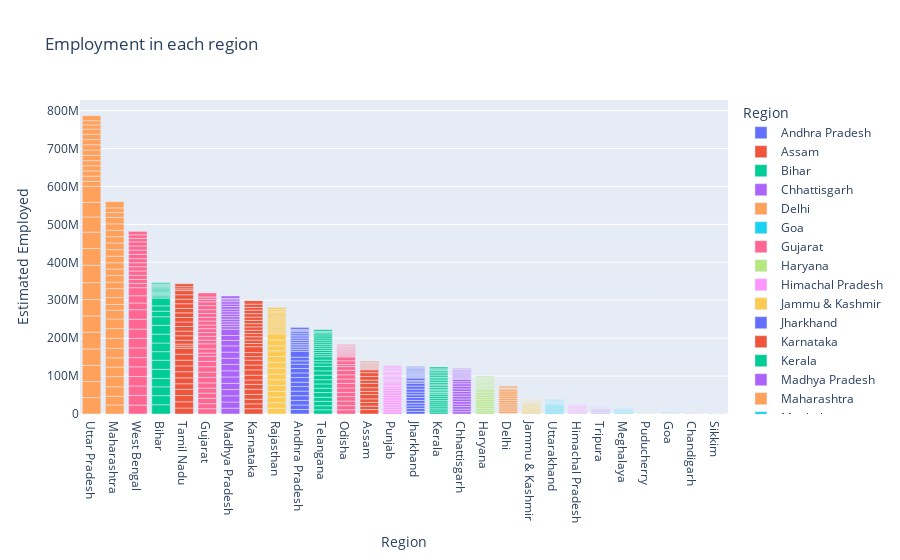

Notebook code for this chart:
### Code cell
fig=px.bar(df,x='Region',y=' Estimated Employed',color='Region',title='Employment in each region ')
fig.update_layout(xaxis = {'categoryorder':'total descending'})
fig.show()

### Figure 1 — Plotly figure (JSON) as saved in the notebook; plotly's stock layout.template omitted (floating-point values rounded to 4 significant figures)
{"data": [{"alignmentgroup": "True", "hovertemplate": "Region=%{x}<br> Estimated Employed=%{y}<extra></extra>", "legendgroup": "Andhra Pradesh", "marker": {"color": "#636efa", "pattern": {"shape": ""}}, "name": "Andhra Pradesh", "offsetgroup": "Andhra Pradesh", "orientation": "v", "showlegend": true, "textposition": "auto", "type": "bar", "x": ["Andhra Pradesh", "Andhra Pradesh", "Andhra Pradesh", "Andhra Pradesh", "Andhra Pradesh", "Andhra Pradesh", "Andhra Pradesh", "Andhra Pradesh", "Andhra Pradesh", "Andhra Pradesh", "Andhra Pradesh", "Andhra Pradesh", "Andhra Pradesh", "Andhra Pradesh", "Andhra Pradesh", "Andhra Pradesh", "Andhra Pradesh", "Andhra Pradesh", "Andhra Pradesh", "Andhra Pradesh", "Andhra Pradesh", "Andhra Pradesh", "Andhra Pradesh", "Andhra Pradesh", "Andhra Pradesh", "Andhra Pradesh", "Andhra Pradesh", "Andhra Pradesh"], "xaxis": "x", "y": [11999139, 11755881, 12086707, 12285693, 12256762, 12017412, 11397681, 12528395, 12016676, 11723617, 11359660, 8792827, 9526902, 15572975, 4788661, 4824630, 4657443, 4743179, 4733996, 4774377, 4668772, 4913963, 4618860, 4822035, 4521537, 2544084, 3428356, 4954389], "yaxis": "y"}, {"alignmentgroup": "True", "hovertemplate": "Region=%{x}<br> Estimated Employed=%{y}<extra></extra>", "legendgroup": "Assam", "marker": {"color": "#EF553B", "pattern": {"shape": ""}}, "name": "Assam", "offsetgroup": "Assam", "orientation": "v", "showlegend": true, "textposition": "auto", "type": "bar", "x": ["Assam", "Assam", "Assam", "Assam", "Assam", "Assam", "Assam", "Assam", "Assam", "Assam", "Assam", "Assam", "Assam", "Assam", "Assam", "Assam", "Assam", "Assam", "Assam", "Assam", "Assam", "Assam", "Assam", "Assam", "Assam", "Assam"], "xaxis": "x", "y": [11749334, 8923222, 9911534, 9292039, 11468349, 8395906, 9625362, 11420996, 8462814, 9878742, 9926176, 7544937, 1671707, 1647342, 1739838, 1595582, 1576480, 1595176, 1708045, 1722303, 1630908, 1625454, 1664145, 1454956, 1441722, 1551007], "yaxis": "y"}, {"alignmentgroup": "True", "hovertemplate": "Region=%{x}<br> Estimated Employed=%{y}<extra></extra>", "legendgroup": "Bihar", "marker": {"color": "#00cc96", "pattern": {"shape": ""}}, "name": "Bihar", "offsetgroup": "Bihar", "orientation": "v", "showlegend": true, "textposition": "auto", "type": "bar", "x": ["Bihar", "Bihar", "Bihar", "Bihar", "Bihar", "Bihar", "Bihar", "Bihar", "Bihar", "Bihar", "Bihar", "Bihar", "Bihar", "Bihar", "Bihar", "Bihar", "Bihar", "Bihar", "Bihar", "Bihar", "Bihar", "Bihar", "Bihar", "Bihar", "Bihar", "Bihar", "Bihar", "Bihar"], "xaxis": "x", "y": [24322330, 24097712, 23248875, 22260203, 23905700, 24053140, 22445989, 22914530, 23409006, 23168192, 22667882, 14645275, 14050319, 20622566, 3029344, 3248864, 3059744, 2994763, 2992082, 3173429, 3081077, 2977857, 2988665, 3113464, 3049637, 1400962, 2207026, 3124663], "yaxis": "y"}, {"alignmentgroup": "True", "hovertemplate": "Region=%{x}<br> Estimated Employed=%{y}<extra></extra>", "legendgroup": "Chhattisgarh", "marker": {"color": "#ab63fa", "pattern": {"shape": ""}}, "name": "Chhattisgarh", "offsetgroup": "Chhattisgarh", "orientation": "v", "showlegend": true, "textposition": "auto", "type": "bar", "x": ["Chhattisgarh", "Chhattisgarh", "Chhattisgarh", "Chhattisgarh", "Chhattisgarh", "Chhattisgarh", "Chhattisgarh", "Chhattisgarh", "Chhattisgarh", "Chhattisgarh", "Chhattisgarh", "Chhattisgarh", "Chhattisgarh", "Chhattisgarh", "Chhattisgarh", "Chhattisgarh", "Chhattisgarh", "Chhattisgarh", "Chhattisgarh", "Chhattisgarh", "Chhattisgarh", "Chhattisgarh", "Chhattisgarh", "Chhattisgarh", "Chhattisgarh", "Chhattisgarh", "Chhattisgarh", "Chhattisgarh"], "xaxis": "x", "y": [6259019, 6608626, 6753622, 6607694, 6490776, 7043840, 6942931, 6569385, 6236201, 6847173, 6894808, 6534321, 5454091, 5781095, 2223129, 2192020, 2285436, 2392400, 2311507, 2297096, 2341284, 2415436, 2315972, 2347941, 2407509, 1066126, 1276291, 1602231], "yaxis": "y"}, {"alignmentgroup": "True", "hovertemplate": "Region=%{x}<br> Estimated Employed=%{y}<extra></extra>", "legendgroup": "Delhi", "marker": {"color": "#FFA15A", "pattern": {"shape": ""}}, "name": "Delhi", "offsetgroup": "Delhi", "orientation": "v", "showlegend": true, "textposition": "auto", "type": "bar", "x": ["Delhi", "Delhi", "Delhi", "Delhi", "Delhi", "Delhi", "Delhi", "Delhi", "Delhi", "Delhi", "Delhi", "Delhi", "Delhi", "Delhi", "Delhi", "Delhi", "Delhi", "Delhi", "Delhi", "Delhi", "Delhi", "Delhi", "Delhi", "Delhi", "Delhi", "Delhi", "Delhi", "Delhi"], "xaxis": "x", "y": [169487, 149076, 166605, 135407, 166056, 149511, 178768, 145671, 157791, 147500, 152413, 115487, 129610, 112108, 5756475, 5550172, 5393091, 5552510, 5642253, 6030363, 5439600, 5718337, 5647493, 5708807, 5401392, 3003787, 2343783, 4306807], "yaxis": "y"}, {"alignmentgroup": "True", "hovertemplate": "Region=%{x}<br> Estimated Employed=%{y}<extra></extra>", "legendgroup": "Goa", "marker": {"color": "#19d3f3", "pattern": {"shape": ""}}, "name": "Goa", "offsetgroup": "Goa", "orientation": "v", "showlegend": true, "textposition": "auto", "type": "bar", "x": ["Goa", "Goa", "Goa", "Goa", "Goa", "Goa", "Goa", "Goa", "Goa", "Goa", "Goa", "Goa", "Goa", "Goa", "Goa", "Goa", "Goa", "Goa", "Goa", "Goa", "Goa", "Goa", "Goa", "Goa"], "xaxis": "x", "y": [179340, 170471, 167437, 183603, 163215, 177440, 159489, 177155, 158936, 171672, 181657, 128538, 264855, 304015, 280367, 243277, 309643, 290264, 271612, 288154, 257814, 306396, 277093, 318957], "yaxis": "y"}, {"alignmentgroup": "True", "hovertemplate": "Region=%{x}<br> Estimated Employed=%{y}<extra></extra>", "legendgroup": "Gujarat", "marker": {"color": "#FF6692", "pattern": {"shape": ""}}, "name": "Gujarat", "offsetgroup": "Gujarat", "orientation": "v", "showlegend": true, "textposition": "auto", "type": "bar", "x": ["Gujarat", "Gujarat", "Gujarat", "Gujarat", "Gujarat", "Gujarat", "Gujarat", "Gujarat", "Gujarat", "Gujarat", "Gujarat", "Gujarat", "Gujarat", "Gujarat", "Gujarat", "Gujarat", "Gujarat", "Gujarat", "Gujarat", "Gujarat", "Gujarat", "Gujarat", "Gujarat", "Gujarat", "Gujarat", "Gujarat", "Gujarat", "Gujarat"], "xaxis": "x", "y": [13954728, 13199281, 14327083, 13507342, 13280783, 13828512, 14487815, 13877825, 14301844, 13973042, 13483615, 8587594, 11121124, 13243922, 9686558, 10144965, 9828023, 10228154, 9609939, 10474217, 9896129, 10172812, 9824501, 10784753, 10083026, 6701284, 6072776, 10574711], "yaxis": "y"}, {"alignmentgroup": "True", "hovertemplate": "Region=%{x}<br> Estimated Employed=%{y}<extra></extra>", "legendgroup": "Haryana", "marker": {"color": "#B6E880", "pattern": {"shape": ""}}, "name": "Haryana", "offsetgroup": "Haryana", "orientation": "v", "showlegend": true, "textposition": "auto", "type": "bar", "x": ["Haryana", "Haryana", "Haryana", "Haryana", "Haryana", "Haryana", "Haryana", "Haryana", "Haryana", "Haryana", "Haryana", "Haryana", "Haryana", "Haryana", "Haryana", "Haryana", "Haryana", "Haryana", "Haryana", "Haryana", "Haryana", "Haryana", "Haryana", "Haryana", "Haryana", "Haryana", "Haryana", "Haryana"], "xaxis": "x", "y": [5249186, 4745178, 4826560, 4558306, 5127956, 4798833, 4875763, 4603484, 5062293, 4570108, 4366148, 4041050, 3914193, 4357835, 2693596, 2845190, 2405973, 2523005, 2675862, 2821456, 2404239, 2548835, 2630938, 2752834, 2275407, 1606580, 2013083, 2304138], "yaxis": "y"}, {"alignmentgroup": "True", "hovertemplate": "Region=%{x}<br> Estimated Employed=%{y}<extra></extra>", "legendgroup": "Himachal Pradesh", "marker": {"color": "#FF97FF", "pattern": {"shape": ""}}, "name": "Himachal Pradesh", "offsetgroup": "Himachal Pradesh", "orientation": "v", "showlegend": true, "textposition": "auto", "type": "bar", "x": ["Himachal Pradesh", "Himachal Pradesh", "Himachal Pradesh", "Himachal Pradesh", "Himachal Pradesh", "Himachal Pradesh", "Himachal Pradesh", "Himachal Pradesh", "Himachal Pradesh", "Himachal Pradesh", "Himachal Pradesh", "Himachal Pradesh", "Himachal Pradesh", "Himachal Pradesh", "Himachal Pradesh", "Himachal Pradesh", "Himachal Pradesh", "Himachal Pradesh", "Himachal Pradesh", "Himachal Pradesh", "Himachal Pradesh", "Himachal Pradesh", "Himachal Pradesh", "Himachal Pradesh", "Himachal Pradesh", "Himachal Pradesh", "Himachal Pradesh", "Himachal Pradesh"], "xaxis": "x", "y": [2045760, 1957081, 1916824, 1969248, 2039804, 1946957, 2024409, 1922821, 2041035, 1952464, 1800426, 984171, 1732050, 2230075, 245668, 237576, 235894, 236315, 247210, 232322, 233029, 241366, 246596, 227804, 221432, 146957, 134868, 224902], "yaxis": "y"}, {"alignmentgroup": "True", "hovertemplate": "Region=%{x}<br> Estimated Employed=%{y}<extra></extra>", "legendgroup": "Jammu & Kashmir", "marker": {"color": "#FECB52", "pattern": {"shape": ""}}, "name": "Jammu & Kashmir", "offsetgroup": "Jammu & Kashmir", "orientation": "v", "showlegend": true, "textposition": "auto", "type": "bar", "x": ["Jammu & Kashmir", "Jammu & Kashmir", "Jammu & Kashmir", "Jammu & Kashmir", "Jammu & Kashmir", "Jammu & Kashmir", "Jammu & Kashmir", "Jammu & Kashmir", "Jammu & Kashmir", "Jammu & Kashmir", "Jammu & Kashmir", "Jammu & Kashmir", "Jammu & Kashmir", "Jammu & Kashmir", "Jammu & Kashmir", "Jammu & Kashmir", "Jammu & Kashmir", "Jammu & Kashmir", "Jammu & Kashmir", "Jammu & Kashmir", "Jammu & Kashmir"], "xaxis": "x", "y": [2495186, 2423742, 2549316, 2778624, 2477621, 2415724, 2373488, 2163397, 2361004, 2716966, 2049617, 1130139, 1139815, 1183770, 1029087, 1226793, 1209085, 1079537, 1060116, 998103, 937435], "yaxis": "y"}, {"alignmentgroup": "True", "hovertemplate": "Region=%{x}<br> Estimated Employed=%{y}<extra></extra>", "legendgroup": "Jharkhand", "marker": {"color": "#636efa", "pattern": {"shape": ""}}, "name": "Jharkhand", "offsetgroup": "Jharkhand", "orientation": "v", "showlegend": true, "textposition": "auto", "type": "bar", "x": ["Jharkhand", "Jharkhand", "Jharkhand", "Jharkhand", "Jharkhand", "Jharkhand", "Jharkhand", "Jharkhand", "Jharkhand", "Jharkhand", "Jharkhand", "Jharkhand", "Jharkhand", "Jharkhand", "Jharkhand", "Jharkhand", "Jharkhand", "Jharkhand", "Jharkhand", "Jharkhand", "Jharkhand", "Jharkhand", "Jharkhand", "Jharkhand", "Jharkhand", "Jharkhand", "Jharkhand", "Jharkhand"], "xaxis": "x", "y": [7035766, 7319782, 6958404, 7015356, 7500122, 7761243, 7279628, 6873437, 7868736, 7932402, 7157454, 4280434, 3315038, 6375114, 2404033, 2326911, 2434579, 2335406, 2357627, 2460196, 2424281, 2290170, 2329293, 2493023, 2480661, 1054829, 830347, 2244460], "yaxis": "y"}, {"alignmentgroup": "True", "hovertemplate": "Region=%{x}<br> Estimated Employed=%{y}<extra></extra>", "legendgroup": "Karnataka", "marker": {"color": "#EF553B", "pattern": {"shape": ""}}, "name": "Karnataka", "offsetgroup": "Karnataka", "orientation": "v", "showlegend": true, "textposition": "auto", "type": "bar", "x": ["Karnataka", "Karnataka", "Karnataka", "Karnataka", "Karnataka", "Karnataka", "Karnataka", "Karnataka", "Karnataka", "Karnataka", "Karnataka", "Karnataka", "Karnataka", "Karnataka", "Karnataka", "Karnataka", "Karnataka", "Karnataka", "Karnataka", "Karnataka", "Karnataka", "Karnataka", "Karnataka", "Karnataka", "Karnataka", "Karnataka", "Karnataka", "Karnataka"], "xaxis": "x", "y": [13911440, 12888490, 12169808, 12686470, 13741892, 12803527, 11537217, 12756132, 13938874, 12753657, 12853818, 9330400, 10626328, 15396213, 8638239, 8862498, 8738029, 8614340, 8647794, 8799249, 8613835, 8592376, 8749154, 8924061, 9225835, 7387995, 8669258, 8822411], "yaxis": "y"}, {"alignmentgroup": "True", "hovertemplate": "Region=%{x}<br> Estimated Employed=%{y}<extra></extra>", "legendgroup": "Kerala", "marker": {"color": "#00cc96", "pattern": {"shape": ""}}, "name": "Kerala", "offsetgroup": "Kerala", "orientation": "v", "showlegend": true, "textposition": "auto", "type": "bar", "x": ["Kerala", "Kerala", "Kerala", "Kerala", "Kerala", "Kerala", "Kerala", "Kerala", "Kerala", "Kerala", "Kerala", "Kerala", "Kerala", "Kerala", "Kerala", "Kerala", "Kerala", "Kerala", "Kerala", "Kerala", "Kerala", "Kerala", "Kerala", "Kerala", "Kerala", "Kerala", "Kerala", "Kerala"], "xaxis": "x", "y": [5184355, 5605627, 4855393, 5233449, 5400499, 5328825, 4557906, 5065804, 5307026, 5203579, 4141953, 1754170, 3799919, 3952088, 4605913, 4678374, 4105211, 4448650, 4640642, 4644510, 4062767, 4440283, 4597507, 4624444, 4079775, 2179106, 2826118, 4601293], "yaxis": "y"}, {"alignmentgroup": "True", "hovertemplate": "Region=%{x}<br> Estimated Employed=%{y}<extra></extra>", "legendgroup": "Madhya Pradesh", "marker": {"color": "#ab63fa", "pattern": {"shape": ""}}, "name": "Madhya Pradesh", "offsetgroup": "Madhya Pradesh", "orientation": "v", "showlegend": true, "textposition": "auto", "type": "bar", "x": ["Madhya Pradesh", "Madhya Pradesh", "Madhya Pradesh", "Madhya Pradesh", "Madhya Pradesh", "Madhya Pradesh", "Madhya Pradesh", "Madhya Pradesh", "Madhya Pradesh", "Madhya Pradesh", "Madhya Pradesh", "Madhya Pradesh", "Madhya Pradesh", "Madhya Pradesh", "Madhya Pradesh", "Madhya Pradesh", "Madhya Pradesh", "Madhya Pradesh", "Madhya Pradesh", "Madhya Pradesh", "Madhya Pradesh", "Madhya Pradesh", "Madhya Pradesh", "Madhya Pradesh", "Madhya Pradesh", "Madhya Pradesh", "Madhya Pradesh", "Madhya Pradesh"], "xaxis": "x", "y": [15349838, 16294794, 16274707, 16559137, 16159315, 17060638, 16306428, 16854647, 16183702, 16178044, 16480441, 14238959, 13099601, 16748971, 6692720, 6509340, 6266446, 6809834, 6655967, 6603715, 6459457, 6787403, 6834930, 6533435, 6386723, 4802873, 3879934, 6221562], "yaxis": "y"}, {"alignmentgroup": "True", "hovertemplate": "Region=%{x}<br> Estimated Employed=%{y}<extra></extra>", "legendgroup": "Maharashtra", "marker": {"color": "#FFA15A", "pattern": {"shape": ""}}, "name": "Maharashtra", "offsetgroup": "Maharashtra", "orientation": "v", "showlegend": true, "textposition": "auto", "type": "bar", "x": ["Maharashtra", "Maharashtra", "Maharashtra", "Maharashtra", "Maharashtra", "Maharashtra", "Maharashtra", "Maharashtra", "Maharashtra", "Maharashtra", "Maharashtra", "Maharashtra", "Maharashtra", "Maharashtra", "Maharashtra", "Maharashtra", "Maharashtra", "Maharashtra", "Maharashtra", "Maharashtra", "Maharashtra", "Maharashtra", "Maharashtra", "Maharashtra", "Maharashtra", "Maharashtra", "Maharashtra", "Maharashtra"], "xaxis": "x", "y": [23896858, 23056511, 24843750, 26835389, 25219281, 24330249, 24881383, 26357625, 25881398, 25293535, 23130976, 15014802, 18423447, 23601016, 16962574, 17375053, 17215677, 16602767, 17396398, 17221991, 17486683, 16581144, 16715470, 17122782, 17065830, 12674451, 12365754, 16172690], "yaxis": "y"}, {"alignmentgroup": "True", "hovertemplate": "Region=%{x}<br> Estimated Employed=%{y}<extra></extra>", "legendgroup": "Meghalaya", "marker": {"color": "#19d3f3", "pattern": {"shape": ""}}, "name": "Meghalaya", "offsetgroup": "Meghalaya", "orientation": "v", "showlegend": true, "textposition": "auto", "type": "bar", "x": ["Meghalaya", "Meghalaya", "Meghalaya", "Meghalaya", "Meghalaya", "Meghalaya", "Meghalaya", "Meghalaya", "Meghalaya", "Meghalaya", "Meghalaya", "Meghalaya", "Meghalaya", "Meghalaya", "Meghalaya", "Meghalaya", "Meghalaya", "Meghalaya", "Meghalaya", "Meghalaya", "Meghalaya", "Meghalaya", "Meghalaya", "Meghalaya", "Meghalaya", "Meghalaya", "Meghalaya"], "xaxis": "x", "y": [1119011, 1024797, 1158511, 1065725, 1162159, 1080609, 1205703, 1102997, 1229406, 1112864, 1192616, 803118, 992148, 1150200, 228978, 231252, 284015, 259433, 253887, 234375, 293431, 267417, 261687, 233965, 289735, 161939, 222916], "yaxis": "y"}, {"alignmentgroup": "True", "hovertemplate": "Region=%{x}<br> Estimated Employed=%{y}<extra></extra>", "legendgroup": "Odisha", "marker": {"color": "#FF6692", "pattern": {"shape": ""}}, "name": "Odisha", "offsetgroup": "Odisha", "orientation": "v", "showlegend": true, "textposition": "auto", "type": "bar", "x": ["Odisha", "Odisha", "Odisha", "Odisha", "Odisha", "Odisha", "Odisha", "Odisha", "Odisha", "Odisha", "Odisha", "Odisha", "Odisha", "Odisha", "Odisha", "Odisha", "Odisha", "Odisha", "Odisha", "Odisha", "Odisha", "Odisha", "Odisha", "Odisha", "Odisha", "Odisha", "Odisha", "Odisha"], "xaxis": "x", "y": [11155753, 10965154, 12009883, 11727659, 11167715, 11621534, 12192623, 11345069, 11182128, 11842655, 9814156, 5562449, 9683719, 10187145, 2519582, 2356290, 2542237, 2456983, 2570663, 2456855, 2594469, 2369048, 2561320, 2438080, 2457952, 1303244, 1975481, 2221069], "yaxis": "y"}, {"alignmentgroup": "True", "hovertemplate": "Region=%{x}<br> Estimated Employed=%{y}<extra></extra>", "legendgroup": "Puducherry", "marker": {"color": "#B6E880", "pattern": {"shape": ""}}, "name": "Puducherry", "offsetgroup": "Puducherry", "orientation": "v", "showlegend": true, "textposition": "auto", "type": "bar", "x": ["Puducherry", "Puducherry", "Puducherry", "Puducherry", "Puducherry", "Puducherry", "Puducherry", "Puducherry", "Puducherry", "Puducherry", "Puducherry", "Puducherry", "Puducherry", "Puducherry", "Puducherry", "Puducherry", "Puducherry", "Puducherry", "Puducherry", "Puducherry", "Puducherry", "Puducherry", "Puducherry", "Puducherry", "Puducherry", "Puducherry"], "xaxis": "x", "y": [172474, 184527, 139227, 183930, 175718, 180283, 142787, 180808, 176252, 183619, 142176, 49420, 283905, 304369, 281117, 312882, 286573, 312548, 275003, 313135, 281698, 310342, 278851, 68122, 64538, 234926], "yaxis": "y"}, {"alignmentgroup": "True", "hovertemplate": "Region=%{x}<br> Estimated Employed=%{y}<extra></extra>", "legendgroup": "Punjab", "marker": {"color": "#FF97FF", "pattern": {"shape": ""}}, "name": "Punjab", "offsetgroup": "Punjab", "orientation": "v", "showlegend": true, "textposition": "auto", "type": "bar", "x": ["Punjab", "Punjab", "Punjab", "Punjab", "Punjab", "Punjab", "Punjab", "Punjab", "Punjab", "Punjab", "Punjab", "Punjab", "Punjab", "Punjab", "Punjab", "Punjab", "Punjab", "Punjab", "Punjab", "Punjab", "Punjab", "Punjab", "Punjab", "Punjab", "Punjab", "Punjab", "Punjab", "Punjab"], "xaxis": "x", "y": [6088547, 6025235, 6308129, 6183427, 6260971, 6021921, 6395022, 6164215, 6189471, 6009820, 6373692, 4721590, 3727366, 5364047, 3289918, 3307798, 3592442, 3499863, 3227178, 3070438, 3602243, 3575778, 3252622, 3219227, 3601793, 2298975, 2682658, 3047750], "yaxis": "y"}, {"alignmentgroup": "True", "hovertemplate": "Region=%{x}<br> Estimated Employed=%{y}<extra></extra>", "legendgroup": "Rajasthan", "marker": {"color": "#FECB52", "pattern": {"shape": ""}}, "name": "Rajasthan", "offsetgroup": "Rajasthan", "orientation": "v", "showlegend": true, "textposition": "auto", "type": "bar", "x": ["Rajasthan", "Rajasthan", "Rajasthan", "Rajasthan", "Rajasthan", "Rajasthan", "Rajasthan", "Rajasthan", "Rajasthan", "Rajasthan", "Rajasthan", "Rajasthan", "Rajasthan", "Rajasthan", "Rajasthan", "Rajasthan", "Rajasthan", "Rajasthan", "Rajasthan", "Rajasthan", "Rajasthan", "Rajasthan", "Rajasthan", "Rajasthan", "Rajasthan", "Rajasthan", "Rajasthan", "Rajasthan"], "xaxis": "x", "y": [15226005, 14610564, 14859873, 15052051, 15419779, 15178544, 15278556, 15485307, 15484353, 15040572, 15059769, 13051219, 15586833, 16076978, 5108436, 5241174, 5372470, 5195170, 5176819, 5384335, 5306715, 5109481, 5157363, 5288343, 4964911, 2932923, 4225486, 5275784], "yaxis": "y"}, {"alignmentgroup": "True", "hovertemplate": "Region=%{x}<br> Estimated Employed=%{y}<extra></extra>", "legendgroup": "Sikkim", "marker": {"color": "#636efa", "pattern": {"shape": ""}}, "name": "Sikkim", "offsetgroup": "Sikkim", "orientation": "v", "showlegend": true, "textposition": "auto", "type": "bar", "x": ["Sikkim", "Sikkim", "Sikkim", "Sikkim", "Sikkim", "Sikkim", "Sikkim", "Sikkim", "Sikkim", "Sikkim", "Sikkim", "Sikkim", "Sikkim", "Sikkim", "Sikkim", "Sikkim", "Sikkim"], "xaxis": "x", "y": [146688, 162426, 161647, 133399, 141313, 89587, 89702, 108334, 90850, 89450, 87974, 107751, 88035, 86186, 81905, 75456, 76269], "yaxis": "y"}, {"alignmentgroup": "True", "hovertemplate": "Region=%{x}<br> Estimated Employed=%{y}<extra></extra>", "legendgroup": "Tamil Nadu", "marker": {"color": "#EF553B", "pattern": {"shape": ""}}, "name": "Tamil Nadu", "offsetgroup": "Tamil Nadu", "orientation": "v", "showlegend": true, "textposition": "auto", "type": "bar", "x": ["Tamil Nadu", "Tamil Nadu", "Tamil Nadu", "Tamil Nadu", "Tamil Nadu", "Tamil Nadu", "Tamil Nadu", "Tamil Nadu", "Tamil Nadu", "Tamil Nadu", "Tamil Nadu", "Tamil Nadu", "Tamil Nadu", "Tamil Nadu", "Tamil Nadu", "Tamil Nadu", "Tamil Nadu", "Tamil Nadu", "Tamil Nadu", "Tamil Nadu", "Tamil Nadu", "Tamil Nadu", "Tamil Nadu", "Tamil Nadu", "Tamil Nadu", "Tamil Nadu", "Tamil Nadu", "Tamil Nadu"], "xaxis": "x", "y": [15844698, 16375303, 16455928, 16463931, 14595441, 15595647, 16223430, 15356938, 14954646, 15828488, 15848590, 5086200, 5768342, 10169115, 11798080, 12318745, 12054414, 11933093, 11902824, 12223948, 11729952, 12260389, 11926995, 11742101, 10982178, 4632967, 5733921, 7741005], "yaxis": "y"}, {"alignmentgroup": "True", "hovertemplate": "Region=%{x}<br> Estimated Employed=%{y}<extra></extra>", "legendgroup": "Telangana", "marker": {"color": "#00cc96", "pattern": {"shape": ""}}, "name": "Telangana", "offsetgroup": "Telangana", "orientation": "v", "showlegend": true, "textposition": "auto", "type": "bar", "x": ["Telangana", "Telangana", "Telangana", "Telangana", "Telangana", "Telangana", "Telangana", "Telangana", "Telangana", "Telangana", "Telangana", "Telangana", "Telangana", "Telangana", "Telangana", "Telangana", "Telangana", "Telangana", "Telangana", "Telangana", "Telangana", "Telangana", "Telangana", "Telangana", "Telangana", "Telangana", "Telangana", "Telangana"], "xaxis": "x", "y": [11053353, 10728822, 11538688, 10743959, 12636415, 11375354, 11265828, 11068056, 12065915, 11304474, 12028377, 8793799, 7508747, 8891181, 5560649, 5683349, 5432503, 5544693, 5668785, 5318341, 5338119, 5317782, 5543380, 5521496, 5313236, 3378431, 3108830, 4577995], "yaxis": "y"}, {"alignmentgroup": "True", "hovertemplate": "Region=%{x}<br> Estimated Employed=%{y}<extra></extra>", "legendgroup": "Tripura", "marker": {"color": "#ab63fa", "pattern": {"shape": ""}}, "name": "Tripura", "offsetgroup": "Tripura", "orientation": "v", "showlegend": true, "textposition": "auto", "type": "bar", "x": ["Tripura", "Tripura", "Tripura", "Tripura", "Tripura", "Tripura", "Tripura", "Tripura", "Tripura", "Tripura", "Tripura", "Tripura", "Tripura", "Tripura", "Tripura", "Tripura", "Tripura", "Tripura", "Tripura", "Tripura", "Tripura", "Tripura", "Tripura", "Tripura", "Tripura", "Tripura", "Tripura", "Tripura"], "xaxis": "x", "y": [1019549, 1107013, 1052597, 975501, 1034408, 1113764, 1084633, 1046878, 1057975, 1169347, 1060946, 675083, 911789, 1106978, 423127, 408738, 410583, 368977, 418043, 414808, 427700, 399427, 450155, 415339, 450271, 296431, 384999, 391015], "yaxis": "y"}, {"alignmentgroup": "True", "hovertemplate": "Region=%{x}<br> Estimated Employed=%{y}<extra></extra>", "legendgroup": "Uttar Pradesh", "marker": {"color": "#FFA15A", "pattern": {"shape": ""}}, "name": "Uttar Pradesh", "offsetgroup": "Uttar Pradesh", "orientation": "v", "showlegend": true, "textposition": "auto", "type": "bar", "x": ["Uttar Pradesh", "Uttar Pradesh", "Uttar Pradesh", "Uttar Pradesh", "Uttar Pradesh", "Uttar Pradesh", "Uttar Pradesh", "Uttar Pradesh", "Uttar Pradesh", "Uttar Pradesh", "Uttar Pradesh", "Uttar Pradesh", "Uttar Pradesh", "Uttar Pradesh", "Uttar Pradesh", "Uttar Pradesh", "Uttar Pradesh", "Uttar Pradesh", "Uttar Pradesh", "Uttar Pradesh", "Uttar Pradesh", "Uttar Pradesh", "Uttar Pradesh", "Uttar Pradesh", "Uttar Pradesh", "Uttar Pradesh", "Uttar Pradesh", "Uttar Pradesh"], "xaxis": "x", "y": [43287808, 42276572, 42697000, 43298746, 44198762, 42833265, 43261530, 44640087, 45777509, 44257432, 43086706, 39970677, 38640999, 41908909, 13391244, 13624452, 13862431, 13580241, 13522970, 13938303, 14128888, 13857200, 13656250, 13803099, 13889632, 10944379, 11111486, 13208724], "yaxis": "y"}, {"alignmentgroup": "True", "hovertemplate": "Region=%{x}<br> Estimated Employed=%{y}<extra></extra>", "legendgroup": "Uttarakhand", "marker": {"color": "#19d3f3", "pattern": {"shape": ""}}, "name": "Uttarakhand", "offsetgroup": "Uttarakhand", "orientation": "v", "showlegend": true, "textposition": "auto", "type": "bar", "x": ["Uttarakhand", "Uttarakhand", "Uttarakhand", "Uttarakhand", "Uttarakhand", "Uttarakhand", "Uttarakhand", "Uttarakhand", "Uttarakhand", "Uttarakhand", "Uttarakhand", "Uttarakhand", "Uttarakhand", "Uttarakhand", "Uttarakhand", "Uttarakhand", "Uttarakhand", "Uttarakhand", "Uttarakhand", "Uttarakhand", "Uttarakhand", "Uttarakhand", "Uttarakhand", "Uttarakhand", "Uttarakhand", "Uttarakhand", "Uttarakhand"], "xaxis": "x", "y": [2108044, 2021553, 2000524, 1911380, 2157845, 2027662, 2007113, 1947566, 1986386, 2057523, 1972074, 1915482, 1675441, 676797, 906889, 859900, 823967, 711150, 925174, 904903, 844779, 725253, 963408, 889245, 748041, 778590, 989470], "yaxis": "y"}, {"alignmentgroup": "True", "hovertemplate": "Region=%{x}<br> Estimated Employed=%{y}<extra></extra>", "legendgroup": "West Bengal", "marker": {"color": "#FF6692", "pattern": {"shape": ""}}, "name": "West Bengal", "offsetgroup": "West Bengal", "orientation": "v", "showlegend": true, "textposition": "auto", "type": "bar", "x": ["West Bengal", "West Bengal", "West Bengal", "West Bengal", "West Bengal", "West Bengal", "West Bengal", "West Bengal", "West Bengal", "West Bengal", "West Bengal", "West Bengal", "West Bengal", "West Bengal", "West Bengal", "West Bengal", "West Bengal", "West Bengal", "West Bengal", "West Bengal", "West Bengal", "West Bengal", "West Bengal", "West Bengal", "West Bengal", "West Bengal", "West Bengal", "West Bengal"], "xaxis": "x", "y": [23452875, 25543465, 24857807, 24924827, 25610773, 24353018, 25630359, 24906239, 24612171, 26093009, 25097812, 17639370, 19115772, 21225887, 11306177, 10611498, 10779829, 11456493, 11158649, 10563686, 10768462, 11335696, 11208617, 10871168, 10806105, 9299466, 9240903, 9088931], "yaxis": "y"}, {"alignmentgroup": "True", "hovertemplate": "Region=%{x}<br> Estimated Employed=%{y}<extra></extra>", "legendgroup": "Chandigarh", "marker": {"color": "#FF97FF", "pattern": {"shape": ""}}, "name": "Chandigarh", "offsetgroup": "Chandigarh", "orientation": "v", "showlegend": true, "textposition": "auto", "type": "bar", "x": ["Chandigarh", "Chandigarh", "Chandigarh", "Chandigarh", "Chandigarh", "Chandigarh", "Chandigarh", "Chandigarh", "Chandigarh", "Chandigarh", "Chandigarh", "Chandigarh"], "xaxis": "x", "y": [348042, 337145, 294379, 328282, 327239, 330856, 289593, 311146, 332062, 316887, 279839, 306505], "yaxis": "y"}], "layout": {"autosize": true, "barmode": "relative", "legend": {"title": {"text": "Region"}, "tracegroupgap": 0}, "title": {"text": "Employment in each region "}, "xaxis": {"anchor": "y", "autorange": true, "categoryarray": ["Andhra Pradesh", "Assam", "Bihar", "Chhattisgarh", "Delhi", "Goa", "Gujarat", "Haryana", "Himachal Pradesh", "Jammu & Kashmir", "Jharkhand", "Karnataka", "Kerala", "Madhya Pradesh", "Maharashtra", "Meghalaya", "Odisha", "Puducherry", "Punjab", "Rajasthan", "Sikkim", "Tamil Nadu", "Telangana", "Tripura", "Uttar Pradesh", "Uttarakhand", "West Bengal", null, "Chandigarh"], "categoryorder": "total descending", "domain": [0, 1], "range": [-0.5, 27.5], "title": {"text": "Region"}, "type": "category"}, "yaxis": {"anchor": "x", "autorange": true, "domain": [0, 1], "range": [0, 828100000.0], "title": {"text": " Estimated Employed"}, "type": "linear"}}}
